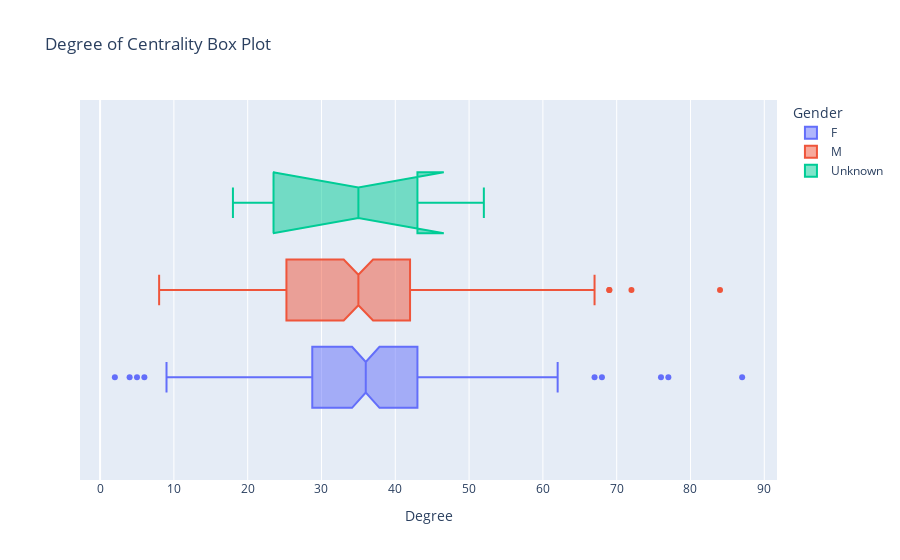

Write notebook code for a chart like this one.
### Code cell
fig = px.box(df, x="Degree", color="Gender", notched=True, title="Degree of Centrality Box Plot")
fig.show()

### Figure 1 — Plotly figure (JSON) as saved in the notebook; plotly's stock layout.template omitted (floating-point values rounded to 4 significant figures; data arrays with more than 128 entries replaced by an {"elided": "..."} marker saying what was removed)
{"data": [{"alignmentgroup": "True", "hovertemplate": "Gender=F<br>Degree=%{x}<extra></extra>", "legendgroup": "F", "marker": {"color": "#636efa"}, "name": "F", "notched": true, "offsetgroup": "F", "orientation": "h", "showlegend": true, "type": "box", "x": {"elided": "146 int values"}, "x0": " ", "xaxis": "x", "y0": " ", "yaxis": "y"}, {"alignmentgroup": "True", "hovertemplate": "Gender=M<br>Degree=%{x}<extra></extra>", "legendgroup": "M", "marker": {"color": "#EF553B"}, "name": "M", "notched": true, "offsetgroup": "M", "orientation": "h", "showlegend": true, "type": "box", "x": {"elided": "176 int values"}, "x0": " ", "xaxis": "x", "y0": " ", "yaxis": "y"}, {"alignmentgroup": "True", "hovertemplate": "Gender=Unknown<br>Degree=%{x}<extra></extra>", "legendgroup": "Unknown", "marker": {"color": "#00cc96"}, "name": "Unknown", "notched": true, "offsetgroup": "Unknown", "orientation": "h", "showlegend": true, "type": "box", "x": [34, 45, 37, 35, 52, 18, 20], "x0": " ", "xaxis": "x", "y0": " ", "yaxis": "y"}], "layout": {"autosize": true, "boxmode": "group", "legend": {"title": {"text": "Gender"}, "tracegroupgap": 0}, "title": {"text": "Degree of Centrality Box Plot"}, "xaxis": {"anchor": "y", "autorange": true, "domain": [0, 1], "range": [-2.722, 91.72], "title": {"text": "Degree"}, "type": "linear"}, "yaxis": {"anchor": "x", "autorange": true, "domain": [0, 1], "range": [-0.5172, 0.5172], "type": "category"}}}
